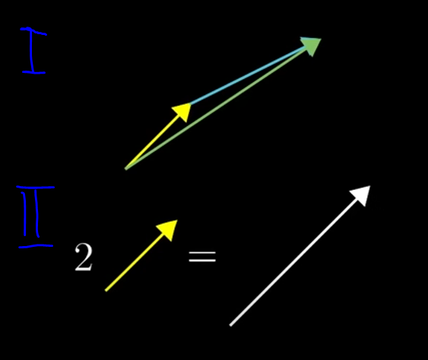
#> input picture imgs/Vectors.PNG, 428 x 360 px, shrunk from 563 x 474 before the run, found by its file name
$ jupyter execute --allow-errors Math.ipynb
#> lines starting #> are read from the running program, lines starting #| are printed output that depends on the picture
[cell 1]
import cv2
import matplotlib.pyplot as plt
import numpy as np
from scipy import stats

## Линал Deep Learning school

## Essence of linear algebra

Source: https://www.youtube.com/playlist?list=PLZHQObOWTQDPD3MizzM2xVFitgF8hE_ab

### 1. Векторы, что это такое?
https://www.youtube.com/watch?v=fNk_zzaMoSs&list=PLZHQObOWTQDPD3MizzM2xVFitgF8hE_ab&index=1&t=263s&ab_channel=3Blue1Brown

1 - сумма двух векторов

2 - умножение вектора на скаляр

[cell 2]
plt.figure(figsize=(7,7))
plt.imshow(cv2.cvtColor(cv2.imread("./imgs/Vectors.png"), cv2.COLOR_BGR2RGB))

plt.axis('off')
plt.show()

### 2. Линейная комбинация векторов, размерность и базис
https://www.youtube.com/watch?v=k7RM-ot2NWY&list=PLZHQObOWTQDPD3MizzM2xVFitgF8hE_ab&index=2&ab_channel=3Blue1Brown

i, j - базсные (единичные) вектора

[cell 3]
plt.figure(figsize=(10,10))
plt.imshow(cv2.cvtColor(cv2.imread("./imgs/basis.png"), cv2.COLOR_BGR2RGB))
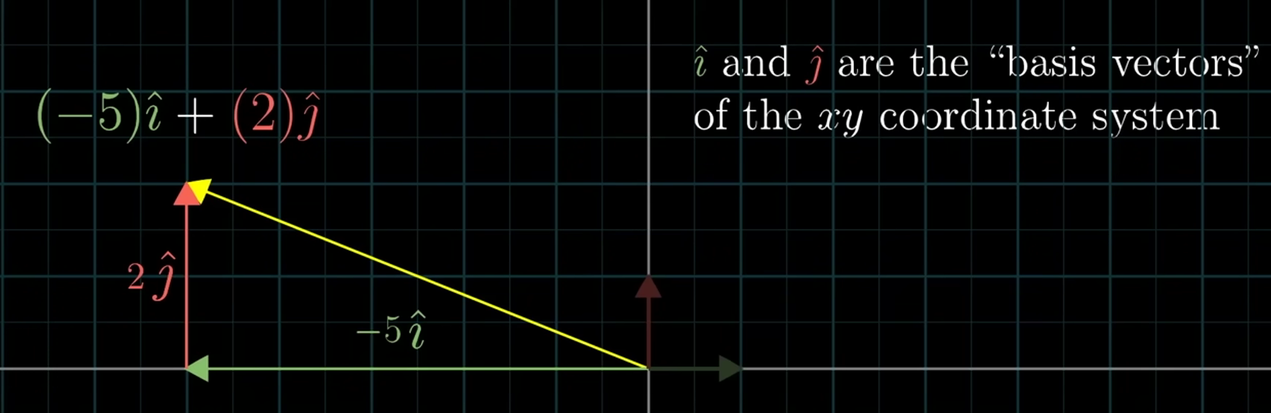
#> input picture imgs/basis.PNG, 1271 x 413 px, shrunk from 1673 x 543 before the run, found by its file name
plt.axis('off')
plt.show()

Линейная комбинация двух векторов

Линейная потому что, если зафиксировать один из скаляров как константу, а другую константу изменять, то мы нарисуем прямую линию

Если изменять обе константы, то мы сможем достичь любой вектор в пространстве (если два вектора не параллельны друг другу)

[cell 4]
plt.figure(figsize=(10,10))
plt.imshow(cv2.cvtColor(cv2.imread("./imgs/Linear_combination.png"), cv2.COLOR_BGR2RGB))
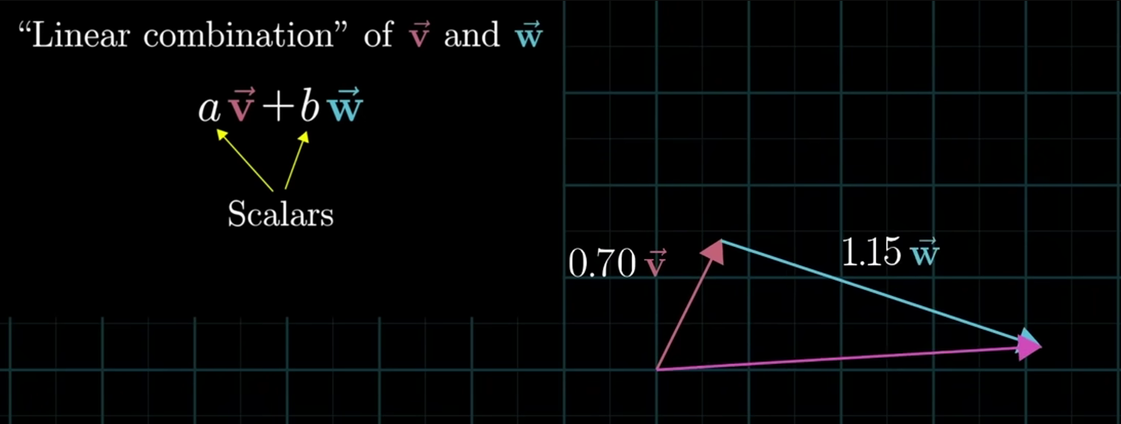
#> input picture imgs/Linear_combination.PNG, 1121 x 424 px, shrunk from 1475 x 558 before the run, found by its file name
plt.axis('off')
plt.show()

### Linear transformations and matrices
https://www.youtube.com/watch?v=kYB8IZa5AuE&list=PLZHQObOWTQDPD3MizzM2xVFitgF8hE_ab&index=3&ab_channel=3Blue1Brown

При линейной трансформации:

    - Все прямые линии должны отставаться прямыми линиями

    - Ориджин должен сохранять свое положение в простравнстве (быть фиксированым)

    - Грид лайны должны оставаться параллельными и находиться на равном расстоянии друг от друга

Матрица преобразования показывает как изменился базис (обычно отностиельно единичного), а с изменением базиса, соответсвенно, изменились и всевозможные вектора пространства

[cell 5]
cx, cy = 0, 0
i, j = 1, 1

di = np.array([0, 1]).reshape(2,1)
dj = np.array([-1, 0]).reshape(2,1)

v_x, v_y = 2, 3

v_tf = v_x*di + v_y*dj

[cell 6]
fig = plt.figure(figsize=(7,7))
ax = fig.add_subplot(1, 1, 1)

ax.scatter(cx,cy, color="r")
ax.annotate("", xytext=(cx, cy), xy=(1, 0), arrowprops=dict(arrowstyle="->"))
ax.annotate("", xytext=(cx, cy), xy=(0, 1), arrowprops=dict(arrowstyle="->"))
plt.plot((0,v_y), (0,v_x))

major_ticks = np.arange(-5, 6, 1)
minor_ticks = np.arange(-6, 6, 1)

ax.set_xticks(major_ticks)
ax.set_xticks(minor_ticks, minor=True)
ax.set_yticks(major_ticks)
ax.set_yticks(minor_ticks, minor=True)

ax.grid()
plt.show()
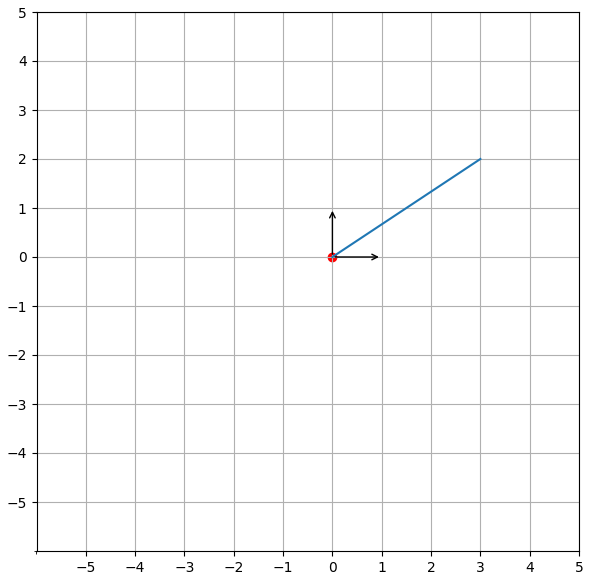
#> figure drawn by matplotlib, 1 panel

[cell 7]
fig = plt.figure(figsize=(7,7))
ax = fig.add_subplot(1, 1, 1)

ax.scatter(cx,cy, color="r")
ax.annotate("", xytext=(cx, cy), xy=(1, 0), arrowprops=dict(arrowstyle="->"))
ax.annotate("", xytext=(cx, cy), xy=(0, 1), arrowprops=dict(arrowstyle="->"))
#> (the rest of this cell did not finish here and is left out)

## Statistic

### Общие термины

- Генеральная совокупность - Это все множество объектов, которое подходит под данный эксперимент (Опрос жителей Санкт-Петербурга, ГС - все жители Санкт-Петербурга);
- Выборка - Часть множества из генеральной совокупности (нам не всегда нужно использовать всю ГС или иногда это просто невозможно).

### Формирование репрезентативной выборки

- Случайная - рандомно сэмплируем;
- Стратифицированная - разделяем на кластеры, случайно сэмплируем из каждого кластера;
- Групповая (кластрерная) - разделяем на кластеры, которые похожи между собой (Город, Кластеры: районы), затем выбираем кластеры из которых будем сэмплировать, рандомно сэмплируем из этих кластеров.

### Типы переменных

1. Количественные:
    - Непрерывные (рост)
    - Дискретные (кол-во детей)
2. Качественные (пол Ж-0, М-1)
3. Ранговые (ранг по возрасту: 1-самый взрослый, 2-менее взрослый и т.д.)

Количественные - измеренные значения признака

Качественные - используемые для кластеризации

### Мера центральный тенденции

Общие понятия:

- Мода - значение измеряемого признака, которое встречается чаще всех;
- Медиана - середина отстортированных значений измеряемого признака
- Среднее значение (могут быть проблемы с выбросами)

[cell 8]
array = np.random.randint(0,10,20)
print(array)

# Мода
array_unique, freq = np.unique(array, return_counts=True)
print("Mode:", array_unique[freq.argmax()], stats.mode(array))


# Медиана
array_sort = np.sort(array)
middle_ind = array_sort.shape[0]//2
if array_sort.shape[0] % 2: median = array_sort[middle_ind]
else: median = (array_sort[middle_ind] + array_sort[middle_ind-1]) / 2
print("Median: ", median, np.median(array))

### Меры изменчивости

- Размах - разница между max и min значением выборки (могу быть проблемы с выбросами)
- Дисперсия - средний квадрат отклонений индивидуальных значений от средней величины
- Среднеквадратичное отклонение (Сигма) - корень из дисперсии

[cell 9]
plt.figure(figsize=(10,10))
plt.imshow(cv2.cvtColor(cv2.imread("./imgs/mery_izmenchivosti.png"), cv2.COLOR_BGR2RGB))
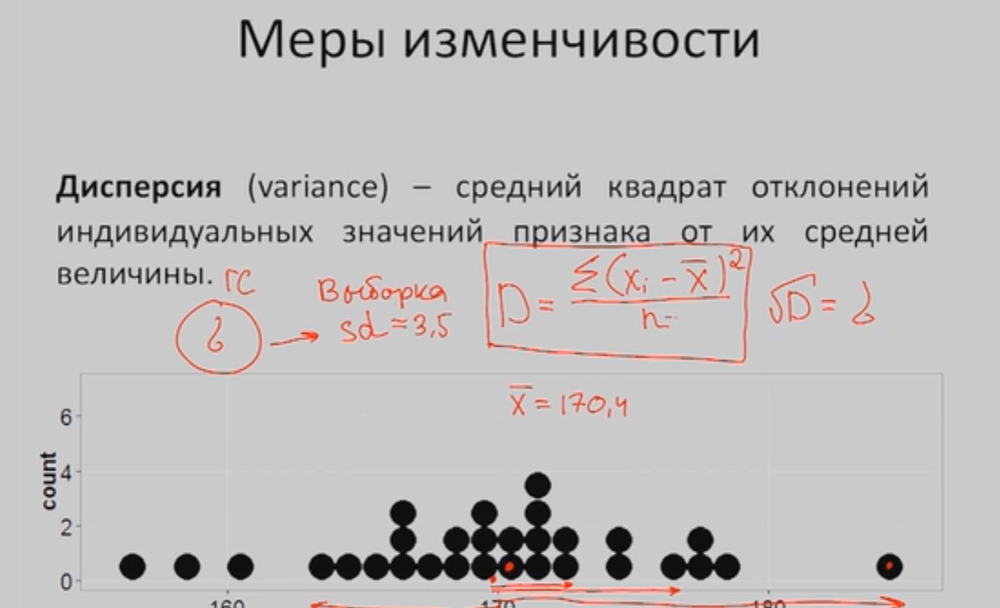
#> input picture imgs/mery_izmenchivosti.PNG, 1000 x 608 px, shrunk from 1316 x 800 before the run, found by its file name

plt.axis('off')
plt.show()

[cell 10]
array = np.array([1, 5, 2, 7, 1, 9, 3, 8, 5, 9])
array_mean = np.mean(array)

D = np.sum((array - array_mean)**2) / (array.shape[0] - 1)
sigma = np.sqrt(D)
D, sigma

[cell 11]
plt.figure(figsize=(10,10))
plt.imshow(cv2.cvtColor(cv2.imread("./imgs/svoystva_dispersii.png"), cv2.COLOR_BGR2RGB))
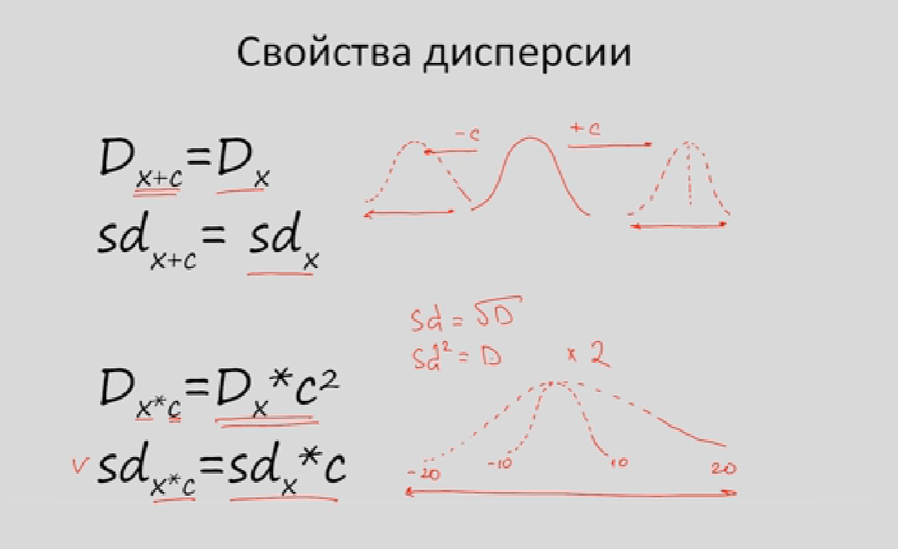
#> input picture imgs/svoystva_dispersii.PNG, 898 x 549 px, shrunk from 1182 x 723 before the run, found by its file name

plt.axis('off')
plt.show()

### Квартили распределения и график box-plot

- Квартили - это три точки, которые делять упорядоченое множество данных на 4 равные части

### Стандартизация распределения

[cell 12]
plt.figure(figsize=(10,10))
plt.imshow(cv2.cvtColor(cv2.imread("./imgs/standardization.png"), cv2.COLOR_BGR2RGB))
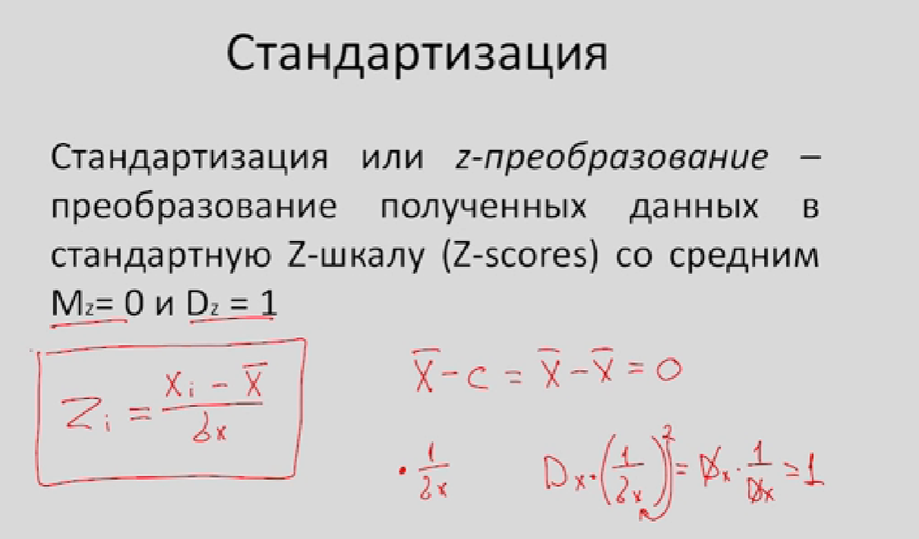
#> input picture imgs/standardization.PNG, 919 x 539 px, shrunk from 1210 x 709 before the run, found by its file name

plt.axis('off')
plt.show()

### Задачи на нормальное распредление

Task 1

Допустим, что некоторый признак распределен нормально, выборочное среднее равняется 100, а дисперсия равняется 25 (M = 100, D = 25). Тогда приблизительно 95% всех наблюдений находится в диапазоне

[cell 13]
# Task 1
M = 100
D = 25

# При нормальном распределении примерно 95% всех наблюдений будет находиться в пределах 2-х сигм
sd = np.sqrt(D)
result = (M-2*sd, M+2*sd)
result

Task 2

Считается, что значение IQ (уровень интеллекта) у людей имеет нормальное распределение со средним значением равным 100 и стандартным отклонением равным 15 (M = 100, sd = 15).

Какой приблизительно процент людей обладает IQ > 125?

[cell 14]
# Task 2
M = 100
sd = 15

# Переводим в z преобразование
z_i = (125-M)/sd

#Смотрим по таблице
#  https://web.archive.org/web/20180729102938/http://users.stat.ufl.edu/~athienit/Tables/Ztable.pdf
result = (1 - 0.9452) * 100
result

Task 3

Считается, что значение IQ (уровень интеллекта) у людей имеет нормальное распределение со средним значением равным 100 и стандартным отклонением равным 15 (M = 100, sd = 15).

Какой приблизительно процент людей обладает IQ  на промежутке от 70 до 112

[cell 15]
z_i = (70-M)/sd
z_j = (112-M)/sd
print(z_i, z_j)

((1 - 0.0228) * 100) - ((1 - 0.7881) * 100)

### Центральная предельная теорема

Пусть есть признак, распределенный КАК  УГОДНО* с некоторым средним и некоторым стандартным отклонением. Тогда, если мы будем выбирать из этой совокупности выборки объема n, то их средние тоже будут распределены нормально со средним равным среднему признака в ГС и отклонением стандартным отклонением, se, формулу которого мы уже приводили в прошлых шагах.

'* определенные ограничения на распределение все-таки накладываются, например, распределение должно обладать конечной дисперсией, да и так бывает, бывают распределения, у которых дисперсия и вовсе не определена!

[cell 16]
plt.figure(figsize=(10,10))
#> (the rest of this cell did not finish here and is left out)

### Задачи на центральную предельную теорему

Task 1

Рассчитайте стандартную ошибку среднего, если выборочное среднее равняется 10, дисперсия 4, при N = 100

[cell 17]
# se = sd/srqt(n)

M = 10
#> M = 10
D = 4
N = 100

se = np.sqrt(D) / np.sqrt(N)
print(se)
